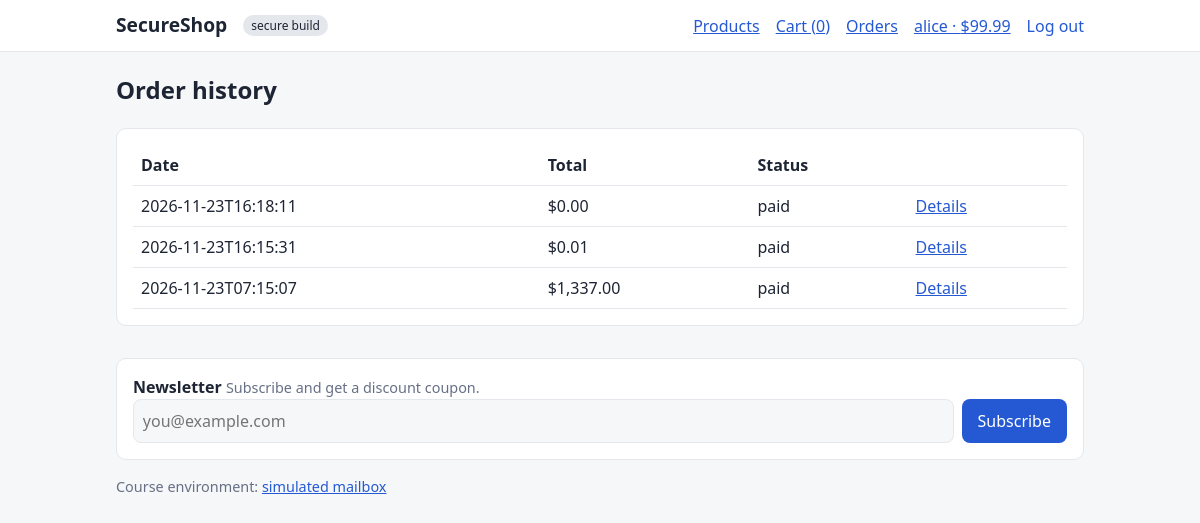
/orders (signed in), run on the app's committed database.
### tables this page shows
CREATE TABLE users(
  id INTEGER PRIMARY KEY AUTOINCREMENT,
  username TEXT UNIQUE NOT NULL,
  email TEXT NOT NULL,
  password_hash TEXT NOT NULL,
  role TEXT NOT NULL DEFAULT 'user',
  credit INTEGER NOT NULL DEFAULT 10000,
  confirmed INTEGER NOT NULL DEFAULT 0,
  confirm_token TEXT,
  display_name TEXT DEFAULT '',
  address TEXT DEFAULT '');

CREATE TABLE orders(
  id INTEGER PRIMARY KEY AUTOINCREMENT, public_id TEXT UNIQUE NOT NULL,
  user_id INTEGER NOT NULL, subtotal INTEGER NOT NULL, discount INTEGER NOT NULL,
  total INTEGER NOT NULL, coupons TEXT DEFAULT '', status TEXT NOT NULL,
  created TEXT NOT NULL);

### app.py (the view)
@app.route("/orders")
@login_required
def orders():
    rows = get_db().execute("SELECT * FROM orders WHERE user_id=? ORDER BY id DESC",
                            (g.user["id"],)).fetchall()
    return render_template("orders.html", orders=rows)

### app.py (called while the page is built)
def get_db():
    if "db" not in g:
        g.db = sqlite3.connect(DB_PATH, timeout=10)
        g.db.row_factory = sqlite3.Row
    return g.db

def money(cents):
    return f"${cents / 100:,.2f}"

@app.before_request
def load_user():
    g.user = None
    uid = session.get("uid")
    if uid:
        g.user = get_db().execute("SELECT * FROM users WHERE id=?", (uid,)).fetchone()
        if g.user is None:
            session.clear()

@app.context_processor
def inject_globals():
    cart = session.get("cart", {})
    return {"secure": SECURE, "user": g.get("user"), "dev_mailbox": DEV_MAILBOX,
            "cart_count": sum(i["qty"] for i in cart.values())}

def login_required(view):
    @wraps(view)
    def wrapper(*a, **kw):
        if g.user is None:
            flash("Please log in first.", "error")
            return redirect(url_for("login"))
        return view(*a, **kw)
    return wrapper

### templates/orders.html (shortened to what this page needs)
{% extends "base.html" %}
{% block content %}
<h2>Order history</h2>
{% if not orders %}<p>No orders yet.</p>{% else %}
<div class="card table-wrap"><table>
<tr><th>Date</th><th>Total</th><th>Status</th><th></th></tr>
{% for o in orders %}
<tr><td>{{ o.created }}</td><td>{{ o.total|money }}</td><td>{{ o.status }}</td>
<td>{% if o.status == 'paid' %}<a href="{{ url_for('order_detail', public_id=o.public_id) }}">Details</a>{% endif %}</td></tr>
{% endfor %}</table></div>{% endif %}
{% endblock %}

### templates/base.html (shortened to what this page needs)
<!doctype html>
<html lang="en">
<head>
<link rel="stylesheet" href="{{ url_for('static', filename='style.css') }}">
</head>
<body>
<header><div class="bar">
  <a class="logo" href="{{ url_for('index') }}">SecureShop</a>
  <span class="badge">{{ 'secure build' if secure else 'NAIVE build (vulnerable)' }}</span>
  <nav>
    <a href="{{ url_for('index') }}">Products</a>
    <a href="{{ url_for('cart') }}">Cart ({{ cart_count }})</a>
    {% if user %}
      <a href="{{ url_for('orders') }}">Orders</a>
      <a href="{{ url_for('account') }}">{{ user.username }} · {{ (user.credit)|money }}</a>
      <form method="post" action="{{ url_for('logout') }}"><button class="link">Log out</button></form>
    {% else %}
      <a href="{{ url_for('login') }}">Log in</a>
      <a href="{{ url_for('register') }}">Register</a>
    {% endif %}
  </nav>
</div></header>
<main>
{% block content %}{% endblock %}
</main>
<footer>
  <form method="post" action="{{ url_for('newsletter') }}" class="card">
    <strong>Newsletter</strong> <span class="muted">Subscribe and get a discount coupon.</span>
    <div class="inline"><input type="email" name="email" placeholder="you@example.com" required maxlength="254">
    <button>Subscribe</button></div>
  </form>
  {% if dev_mailbox %}<p class="muted">Course environment: <a href="{{ url_for('dev_mailbox') }}">simulated mailbox</a></p>{% endif %}
</footer>
</body></html>

### static/style.css (style rules this page uses)
:root { --bg:#f6f7f9;--card:#fff;--text:#1d2433;--muted:#667085;--brand:#2459d3;--brand-d:#1a46a8;--ok:#13795b;--err:#b42318;--line:#e4e7ec }
* { box-sizing:border-box }
body { margin:0;font-family:system-ui,-apple-system,"Segoe UI",Roboto,sans-serif;background:var(--bg);color:var(--text);line-height:1.5 }
a { color:var(--brand) }
header { background:var(--card);border-bottom:1px solid var(--line) }
.bar { max-width:1000px;margin:auto;padding:.7rem 1rem;display:flex;flex-wrap:wrap;gap:.5rem 1rem;align-items:center }
.logo { font-weight:700;font-size:1.2rem;text-decoration:none;color:var(--text) }
nav { display:flex;flex-wrap:wrap;gap:.3rem 1rem;align-items:center;margin-left:auto }
nav form { display:inline }
main { max-width:1000px;margin:1.2rem auto;padding:0 1rem }
.card { background:var(--card);border:1px solid var(--line);border-radius:10px;padding:1rem;margin-bottom:1rem }
.muted { color:var(--muted);font-size:.9rem }
input,textarea,select { width:100%;padding:.55rem;border:1px solid var(--line);border-radius:8px;background:var(--bg);color:var(--text);font:inherit }
button,.btn { background:var(--brand);color:#fff;border:0;border-radius:8px;padding:.55rem 1rem;font:inherit;cursor:pointer;text-decoration:none;display:inline-block }
button.link { background:none;color:var(--brand);padding:0 }
.table-wrap { overflow-x:auto }
table { width:100%;border-collapse:collapse }
th,td { text-align:left;padding:.5rem;border-bottom:1px solid var(--line);vertical-align:middle }
footer { max-width:1000px;margin:2rem auto;padding:0 1rem 2rem }
.inline { display:flex;gap:.5rem }
.inline input { flex:1 }
.badge { font-size:.75rem;padding:.1rem .5rem;border-radius:99px;background:var(--line) }

### data on the page
users: username "alice", credit "$99.99"
orders: created "2026-11-23T16:18:11", total "$0.00", status "paid"
orders: created "2026-11-23T16:15:31", total "$0.01", status "paid"
orders: created "2026-11-23T07:15:07", total "$1,337.00", status "paid"

### other printed values
{{ 'secure build' if secure else 'NAIVE build (vulnerable)' }} "secure build"
{{ cart_count }} "0"
